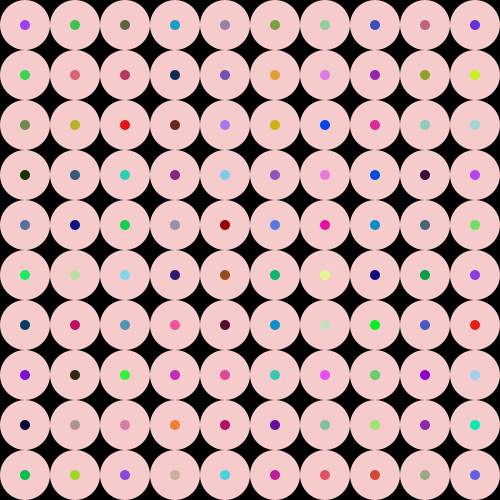
Frame 1 (no input)
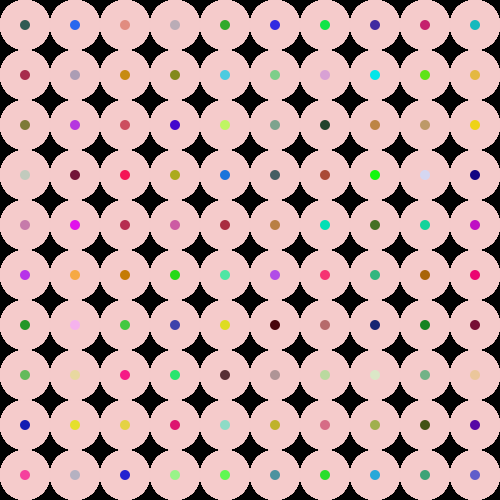
Frame 60 (the mouse pressed at the canvas centre just before this capture)
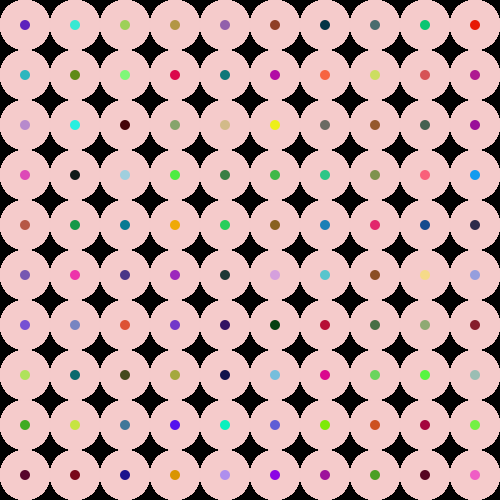
Frame 120 (the mouse held since frame 60 and released just before this capture)

The Processing sketch that drew these frames (run headless with seeded random() and noise(); from frame 60 on, the mouse is pressed at the canvas centre):

// Processing sketch: processing_84196
// ── processing_84196.pde

void setup()
{
  size(500,500);
  background(0);
   
  smooth();
  
}

void draw ()
{
  
  
   noStroke();
  
  for (int posX=25; posX<width; posX=posX+50)
  {
  
   for (int posY=25; posY<height; posY=posY+50)
   {
    fill(#F5CBCB);
  ellipse(posX, posY,50, 50);
  ellipse(posX, posY,20, 20);
  
  fill(random(0,250),random(0,250),random(0,250));
  ellipse(posX, posY,10, 10);
   
 }
 
  }
  
}
